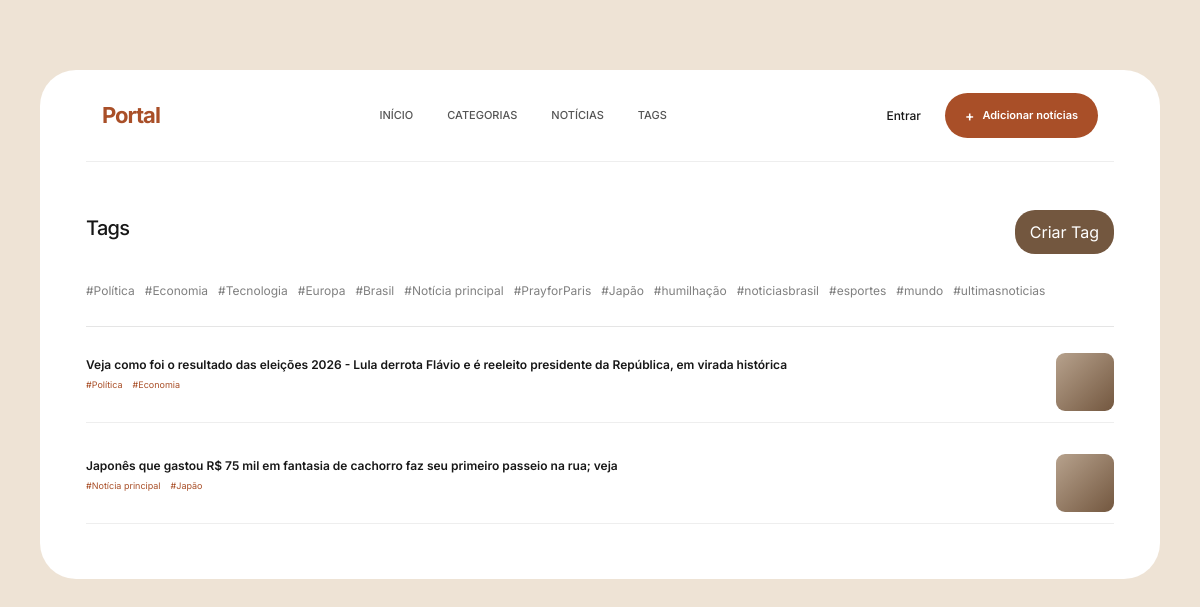
/noticias/listar_tags/, run on the app's committed database.
### noticias/models.py (models this page shows, shortened)
class Tag(models.Model):
    titulo = models.CharField(max_length=50)
    def __str__(self):
        return self.titulo

class Noticia(models.Model):
    manchete = models.CharField(max_length=200)
    descricao = models.TextField()
    categoria = models.ForeignKey(Categoria, on_delete=models.PROTECT, related_name='noticias')
    tags = models.ManyToManyField('Tag', related_name='noticias')

### noticias/views.py (the view)
# urls.py: path('listar_tags/', listar_tags, name='listar_tags'),
def listar_tags(request):
    tags = Tag.objects.all()
    noticias = Noticia.objects.all()
    return render(request, 'noticias/listar_tags.html', {'tags': tags, 'noticias': noticias})

### noticias/templates/noticias/listar_tags.html (shortened to what this page needs)
{% extends 'base.html' %}
{% block content %}
<section class="hero-section">
    <aside class="latest-news">
        <div class="section-heading" style="display: flex; justify-content: space-between; align-items: center;">
            <h2>Tags</h2>
            <a href="{% url 'criar_tag' %}" class="category-button" style="background-color: #73573f; color: white;">Criar Tag</a>
        </div>
        <div class="tags-list no-home" style="margin: 10px 0; display: flex; flex-wrap: wrap;">
        {% for tag in tags %}
            <a href="{% url 'detalhes_tag' tag.id %}" style="color: grey; font-size: 12px;">#{{ tag.titulo }}</a>
        {% endfor %}
        </div>
        <hr>
        {% for noticia in noticias %}
            <a href="{% url 'detalhes_noticia' noticia.id %}" class="latest-item" style="margin: 10px 0;">
                <div class="latest-image">
                    <div class="small-image-placeholder"></div>
                </div>
                <div class="latest-info">
                    <h3>
                        {{ noticia.manchete }}
                    </h3>
                    <div class="latest-meta tags-list">
                    {% for tag in noticia.tags.all %}
                        <p>#{{ tag }}</p>
                    {% endfor %}
                    </div>
                </div>
            </a>
        {% endfor %}
    </aside>
</section>
{% endblock %}

### static/css/baseportal.css (style rules this page uses)
* { margin: 0; padding: 0; box-sizing: border-box; }
html { scroll-behavior: smooth; }
body { font-family: "Inter", sans-serif; background: #eee3d5; color: #171717; }
a { color: inherit; text-decoration: none; }
.hero-section { display: grid; grid-template-columns: minmax(0, 2.1fr) minmax(260px, 0.9fr); gap: 24px; margin-top: 48px; }
.category-button { padding: 10px 15px; background-color: var(--azul-100); border-radius: 20px; border: 0; }
.latest-news { display: flex; flex-direction: column; }
.section-heading { margin-bottom: 18px; }
.section-heading h2 { font-size: 20px; letter-spacing: -0.7px; }
.latest-item { display: flex; gap: 12px; padding: 11px 0; border-bottom: 1px solid #eeeeee; flex-direction: row-reverse; align-items: center; justify-content: space-between; }
.latest-item:first-of-type { padding-top: 0; }
.latest-image { width: 58px; height: 58px; border-radius: 9px; overflow: hidden; flex-shrink: 0; }
.small-image-placeholder { width: 100%; height: 100%; background: linear-gradient( 135deg, #b7a28d, #73573f ); }
.latest-info { display: flex; flex-direction: column; justify-content: center; }
.latest-info h3 { font-size: 12px; line-height: 1.3; font-weight: 600; margin-bottom: 5px; }
.latest-meta { color: #888; font-size: 9px; }
.latest-item > .latest-info .latest-meta { color: #a94f28; }
.tags-list { display: flex; gap: 10px; width: 100%; }
.hero-section:has(.no-home) { display: flex; flex-direction: column; }

### data on the page
Tag: titulo "Política"
Tag: titulo "Economia"
Tag: titulo "Tecnologia"
Tag: titulo "Europa"
Tag: titulo "Brasil"
Tag: titulo "Notícia principal"
Tag: titulo "PrayforParis"
Tag: titulo "Japão"
Tag: titulo "humilhação"
Tag: titulo "noticiasbrasil"
Tag: titulo "esportes"
Tag: titulo "mundo"
Tag: titulo "ultimasnoticias"
Noticia: manchete "Veja como foi o resultado das eleições 2026 - Lula derrota Flávio e é reeleito presidente da República, em virada histórica"
Noticia: manchete "Japonês que gastou R$ 75 mil em fantasia de cachorro faz seu primeiro passeio na rua; veja"
